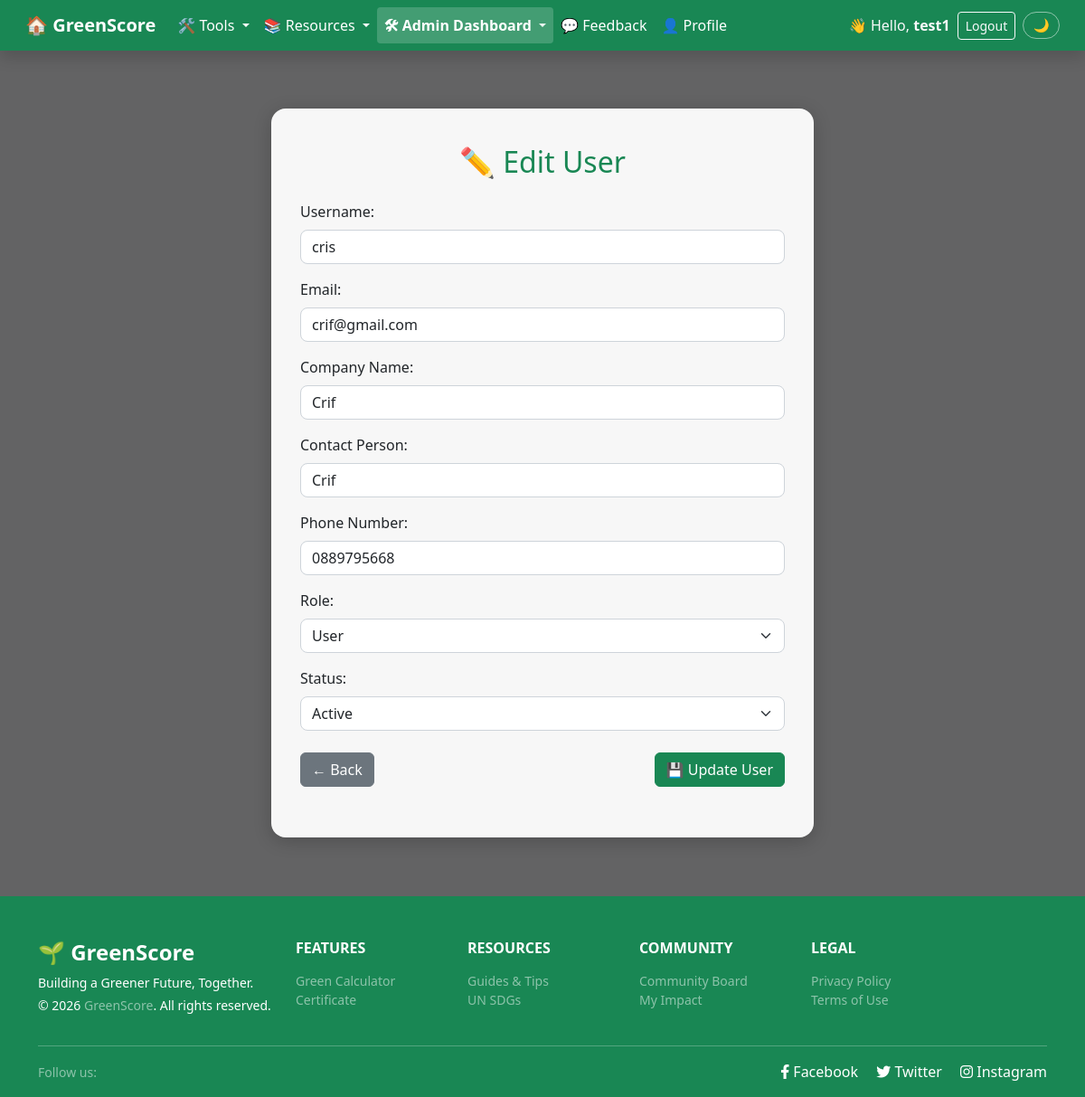
/pages/admin/edit_user.php?id=40 (signed in), run on an earlier commit of the app's database.
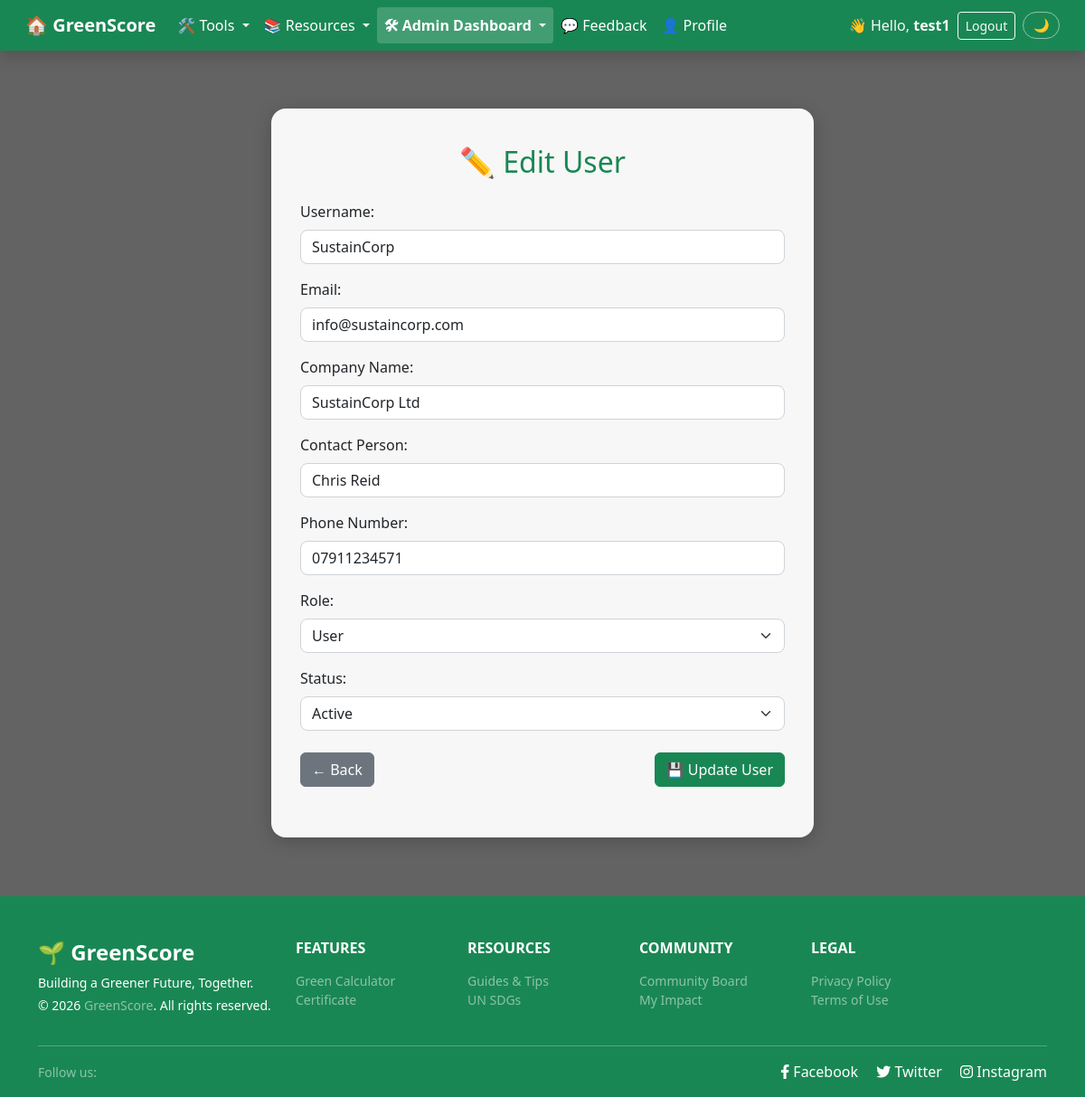
And on a later commit of the database.
### tables this page shows
CREATE TABLE `new_users` (
  `id` int(10) UNSIGNED NOT NULL,
  `username` varchar(50) NOT NULL,
  `email` varchar(100) NOT NULL,
  `password` varchar(255) NOT NULL,
  `role` enum('admin','user') DEFAULT 'user',
  `created_at` timestamp NOT NULL DEFAULT current_timestamp(),
  `status` enum('active','inactive','deactivated') NOT NULL DEFAULT 'active',
  `company_name` varchar(100) DEFAULT NULL,
  `contact_person` varchar(100) DEFAULT NULL,
  `phone_number` varchar(20) DEFAULT NULL
);

### pages/admin/edit_user.php (the view, shortened to what this page needs)
<?php
require_once ROOT_PATH . '/includes/connect_db.php';
$user_id = isset($_GET['id']) ? (int)$_GET['id'] : 0;
$stmt = mysqli_prepare($link,
    "SELECT username, email, role, status, company_name, contact_person, phone_number
     FROM new_users WHERE id = ?"
);
mysqli_stmt_bind_param($stmt, 'i', $user_id);
mysqli_stmt_execute($stmt);
mysqli_stmt_bind_result($stmt, $username, $email, $role, $status, $company, $contact, $phone);
include ROOT_PATH . '/includes/nav.php';
?>
<!DOCTYPE html>
<html lang="en">
<head>
    <?php include ROOT_PATH . '/includes/head.php'; ?>
</head>
<body class="bg-page overlay-60"
      style="background-image: url('<?= $b ?>/assets/images/forest-hero.jpg');">
<div class="container content-wrapper">
    <div class="auth-wrapper">
        <div class="auth-card">
            <h2 class="text-success text-center mb-4">✏️ Edit User</h2>
            <form method="post">
                <div class="mb-3">
                    <label for="username" class="form-label">Username:</label>
                    <input type="text" name="username" id="username" class="form-control"
                           value="<?= htmlspecialchars($username) ?>" required maxlength="50">
                </div>
                <div class="mb-3">
                    <label for="email" class="form-label">Email:</label>
                    <input type="email" name="email" id="email" class="form-control"
                           value="<?= htmlspecialchars($email) ?>" required maxlength="100">
                </div>
                <div class="mb-3">
                    <label for="company_name" class="form-label">Company Name:</label>
                    <input type="text" name="company_name" id="company_name" class="form-control"
                           value="<?= htmlspecialchars($company ?? '') ?>" maxlength="100">
                </div>
                <div class="mb-3">
                    <label for="contact_person" class="form-label">Contact Person:</label>
                    <input type="text" name="contact_person" id="contact_person" class="form-control"
                           value="<?= htmlspecialchars($contact ?? '') ?>" maxlength="100">
                </div>
                <div class="mb-3">
                    <label for="phone_number" class="form-label">Phone Number:</label>
                    <input type="tel" name="phone_number" id="phone_number" class="form-control"
                           value="<?= htmlspecialchars($phone ?? '') ?>" maxlength="20">
                </div>
                <div class="mb-3">
                    <label for="role" class="form-label">Role:</label>
                    <select name="role" id="role" class="form-select">
                        <option value="user"  <?= $role === 'user'  ? 'selected' : '' ?>>User</option>
                    </select>
                </div>
                <div class="mb-3">
                    <label for="status" class="form-label">Status:</label>
                    <select name="status" id="status" class="form-select">
                        <option value="active"      <?= $status === 'active'      ? 'selected' : '' ?>>Active</option>
                    </select>
                </div>
                <div class="d-flex justify-content-between mt-4">
                    <a href="<?= $b ?>/pages/admin/manage_users.php"
                       class="btn btn-secondary">← Back</a>
                    <button type="submit" class="btn btn-success">💾 Update User</button>
                </div>
            </form>
        </div>
    </div>
</div>
<?php include ROOT_PATH . '/includes/footer.php'; ?>
</body>
</html>

What changed in the data, as far as the page shows it:
no longer on this page (row edited): new_users: company_name "Crif"
Also different on the page:
form field username: "cris" → "SustainCorp"
form field email: "crif@gmail.com" → "info@sustaincorp.com"
form field company_name: (not shown) → "SustainCorp Ltd"
form field contact_person: "Crif" → "Chris Reid"
form field phone_number: "0889795668" → "07911234571"
